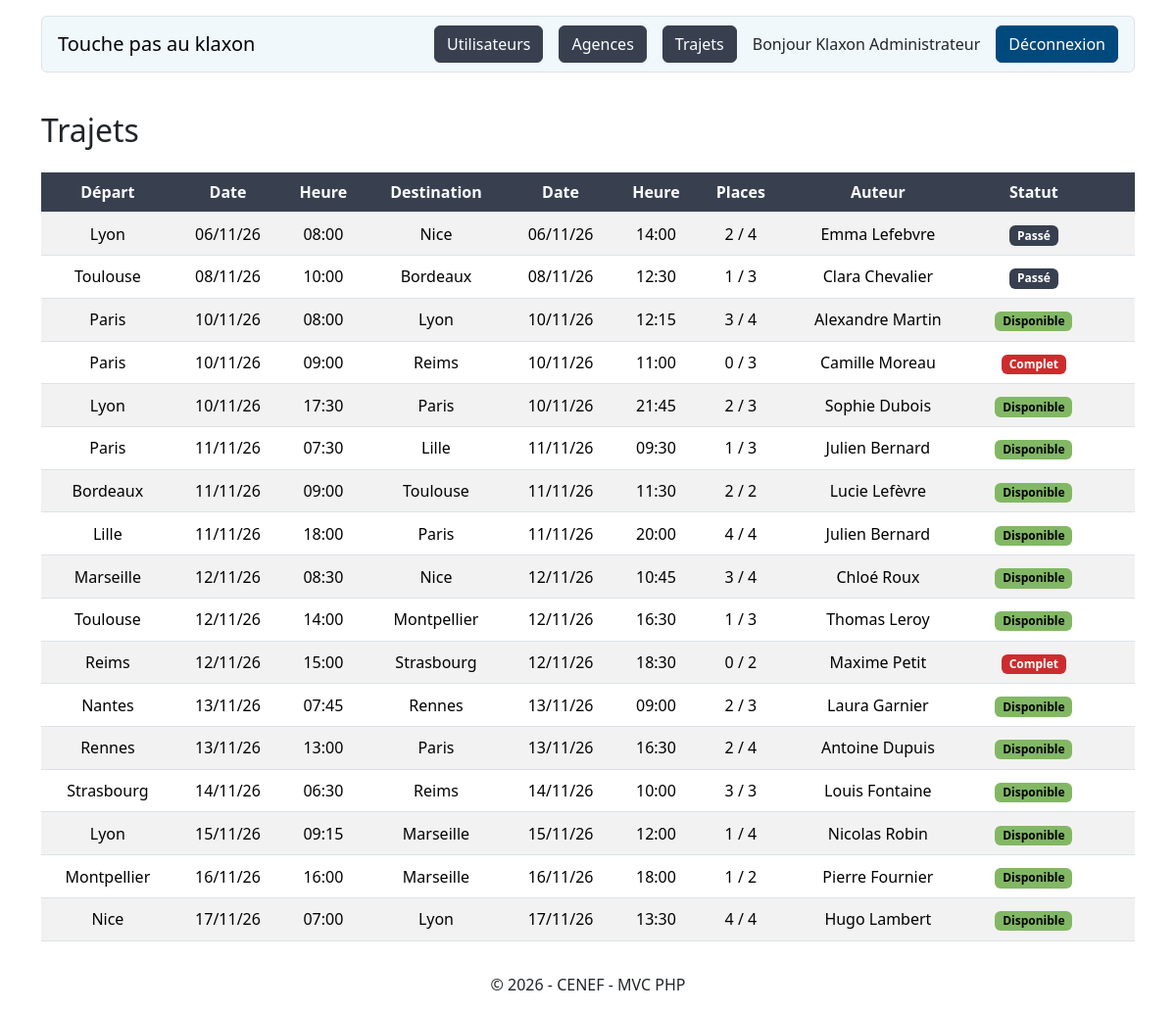
Screenshot of /admin/trajets (signed in) with the database file from the repository.
### tables this page shows
CREATE TABLE trajet (
    id_trajet         INT UNSIGNED NOT NULL AUTO_INCREMENT,
    id_agence_depart  INT UNSIGNED NOT NULL,
    id_agence_arrivee INT UNSIGNED NOT NULL,
    date_depart       DATETIME NOT NULL,
    date_arrivee      DATETIME NOT NULL,
    places_total      TINYINT UNSIGNED NOT NULL,
    places_dispo      TINYINT UNSIGNED NOT NULL,
    id_employe        INT UNSIGNED NOT NULL,
    PRIMARY KEY (id_trajet),
    CONSTRAINT fk_trajet_depart  FOREIGN KEY (id_agence_depart)  REFERENCES agence (id_agence),
    CONSTRAINT fk_trajet_arrivee FOREIGN KEY (id_agence_arrivee) REFERENCES agence (id_agence),
    CONSTRAINT fk_trajet_employe FOREIGN KEY (id_employe)        REFERENCES employe (id_employe),
    CONSTRAINT ck_trajet_agences CHECK (id_agence_depart <> id_agence_arrivee),
    CONSTRAINT ck_trajet_dates   CHECK (date_arrivee > date_depart),
    CONSTRAINT ck_trajet_places  CHECK (places_total >= 1 AND places_dispo <= places_total),
    INDEX idx_trajet_depart (date_depart)
);

CREATE TABLE agence (
    id_agence INT UNSIGNED NOT NULL AUTO_INCREMENT,
    nom       VARCHAR(100) NOT NULL,
    PRIMARY KEY (id_agence),
    CONSTRAINT uq_agence_nom UNIQUE (nom)
);

CREATE TABLE employe (
    id_employe INT UNSIGNED NOT NULL AUTO_INCREMENT,
    nom        VARCHAR(100) NOT NULL,
    prenom     VARCHAR(100) NOT NULL,
    telephone  VARCHAR(20)  NOT NULL,
    email      VARCHAR(150) NOT NULL,
    mot_de_passe VARCHAR(255) NOT NULL,
    role       ENUM('user', 'admin') NOT NULL DEFAULT 'user',
    PRIMARY KEY (id_employe),
    CONSTRAINT uq_employe_email UNIQUE (email)
);

### src/Core/Controller.php (called while the page is built, shortened)
<?php
abstract class Controller
{
    protected function render(string $view, array $data = []): void
    {
        View::render($view, $data);
    }
}

### src/Controllers/AdminController.php (called while the page is built, shortened)
<?php
final class AdminController extends Controller
{
    public function trajets(array $params = []): void
    {
        $this->render('admin/trajets', [
            'title'   => 'Trajets',
            'trajets' => (new TrajetRepository(Database::getConnection()))->findAll(),
        ]);
    }
}

### public/index.php (called while the page is built, shortened)
<?php
$router = new Router();
$router->dispatch($_SERVER['REQUEST_METHOD'], $_SERVER['REQUEST_URI']);

### src/Models/TrajetRepository.php (called while the page is built, shortened)
<?php
final class TrajetRepository
{
    public function findAll(): array
    {
        $stmt = $this->pdo->query(
            'SELECT t.id_trajet,
                    ad.nom AS agence_depart,
                    aa.nom AS agence_arrivee,
                    t.date_depart,
                    t.date_arrivee,
                    t.places_total,
                    t.places_dispo,
                    e.nom AS auteur_nom,
                    e.prenom AS auteur_prenom
             FROM trajet t
             INNER JOIN agence ad ON ad.id_agence = t.id_agence_depart
             INNER JOIN agence aa ON aa.id_agence = t.id_agence_arrivee
             INNER JOIN employe e ON e.id_employe = t.id_employe
             ORDER BY t.date_depart ASC'
        );
        $rows = $stmt === false ? [] : $stmt->fetchAll(PDO::FETCH_ASSOC);
        return $rows;
    }
}

### src/Views/admin/trajets.php (the view, shortened to what this page needs)
<?php
$now = date('Y-m-d H:i:s');
?>
<h1 class="h2 my-4">Trajets</h1>
<?php if ($trajets === []) : ?>
    <p class="alert alert-secondary">Aucun trajet en base.</p>
<?php else : ?>
    <table class="table table-striped table-klaxon text-center align-middle">
        <thead>
            <tr>
                <th>Départ</th>
                <th>Date</th>
                <th>Heure</th>
                <th>Destination</th>
                <th>Date</th>
                <th>Heure</th>
                <th>Places</th>
                <th>Auteur</th>
                <th>Statut</th>
                <th></th>
            </tr>
        </thead>
        <tbody>
            <?php foreach ($trajets as $trajet) : ?>
                <tr>
                    <td><?= View::e($trajet['agence_depart']) ?></td>
                    <td><?= View::date((string) $trajet['date_depart']) ?></td>
                    <td><?= View::time((string) $trajet['date_depart']) ?></td>
                    <td><?= View::e($trajet['agence_arrivee']) ?></td>
                    <td><?= View::date((string) $trajet['date_arrivee']) ?></td>
                    <td><?= View::time((string) $trajet['date_arrivee']) ?></td>
                    <td><?= View::e($trajet['places_dispo']) ?> / <?= View::e($trajet['places_total']) ?></td>
                    <td><?= View::e($trajet['auteur_prenom'] . ' ' . $trajet['auteur_nom']) ?></td>
                    <td>
                        <?php if ((string) $trajet['date_depart'] <= $now) : ?>
                            <span class="badge text-bg-secondary">Passé</span>
                        <?php elseif ((int) $trajet['places_dispo'] === 0) : ?>
                            <span class="badge text-bg-danger">Complet</span>
                        <?php else : ?>
                            <span class="badge text-bg-success">Disponible</span>
                        <?php endif; ?>
                    </td>
                    <td>
                        <form method="post" action="/admin/trajets/<?= View::e($trajet['id_trajet']) ?>/delete"
                              class="d-inline" data-confirm="Supprimer ce trajet ?">
                            <button type="submit" class="btn btn-link p-0 text-dark" title="Supprimer">
                                <i class="bi bi-trash"></i>
                            </button>
                        </form>
                    </td>
                </tr>
            <?php endforeach; ?>
        </tbody>
    </table>
<?php endif; ?>

### src/Core/Router.php (shortened to what this page needs)
<?php
final class Router
{
    private array $routes = [];
    public function dispatch(string $method, string $uri): void
    {
        $path = parse_url($uri, PHP_URL_PATH);
        $path = is_string($path) ? '/' . trim($path, '/') : '/';
        foreach ($this->routes as $route) {
            if ($route['method'] !== $method) {
                continue;
            }
            if (preg_match($route['pattern'], $path, $matches) !== 1) {
                continue;
            }
            $params = array_filter($matches, 'is_string', ARRAY_FILTER_USE_KEY);
            [$class, $action] = $route['handler'];
            $controller = new $class();
            $controller->$action($params);
            return;
        }
    }
    private function add(string $method, string $path, array $handler): void
    {
        $pattern = '#^' . (string) preg_replace('#\{(\w+)\}#', '(?P<$1>[^/]+)', $path) . '$#';
        $this->routes[] = [
            'method'  => $method,
            'pattern' => $pattern,
            'handler' => $handler,
        ];
    }
}

### rows the page displays
trajet: id_agence_depart.nom "Lyon", date_depart "06/11/26", date_depart "08:00", id_agence_arrivee.nom "Nice", date_arrivee "06/11/26", date_arrivee "14:00", places_dispo "2", places_total "4", id_employe.nom "Emma Lefebvre", shows "Passé"
trajet: id_agence_depart.nom "Toulouse", date_depart "08/11/26", date_depart "10:00", id_agence_arrivee.nom "Bordeaux", date_arrivee "08/11/26", date_arrivee "12:30", places_dispo "1", places_total "3", id_employe.nom "Clara Chevalier", shows "Passé"
trajet: id_agence_depart.nom "Paris", date_depart "10/11/26", date_depart "08:00", id_agence_arrivee.nom "Lyon", date_arrivee "10/11/26", date_arrivee "12:15", places_dispo "3", places_total "4", id_employe.nom "Alexandre Martin", shows "Disponible"
trajet: id_agence_depart.nom "Paris", date_depart "10/11/26", date_depart "09:00", id_agence_arrivee.nom "Reims", date_arrivee "10/11/26", date_arrivee "11:00", places_dispo "0", places_total "3", id_employe.nom "Camille Moreau", shows "Complet"
trajet: id_agence_depart.nom "Lyon", date_depart "10/11/26", date_depart "17:30", id_agence_arrivee.nom "Paris", date_arrivee "10/11/26", date_arrivee "21:45", places_dispo "2", places_total "3", id_employe.nom "Sophie Dubois", shows "Disponible"
trajet: id_agence_depart.nom "Paris", date_depart "11/11/26", date_depart "07:30", id_agence_arrivee.nom "Lille", date_arrivee "11/11/26", date_arrivee "09:30", places_dispo "1", places_total "3", id_employe.nom "Julien Bernard", shows "Disponible"
trajet: id_agence_depart.nom "Bordeaux", date_depart "11/11/26", date_depart "09:00", id_agence_arrivee.nom "Toulouse", date_arrivee "11/11/26", date_arrivee "11:30", places_dispo "2", places_total "2", id_employe.nom "Lucie Lefèvre", shows "Disponible"
trajet: id_agence_depart.nom "Lille", date_depart "11/11/26", date_depart "18:00", id_agence_arrivee.nom "Paris", date_arrivee "11/11/26", date_arrivee "20:00", places_dispo "4", places_total "4", id_employe.nom "Julien Bernard", shows "Disponible"
trajet: id_agence_depart.nom "Marseille", date_depart "12/11/26", date_depart "08:30", id_agence_arrivee.nom "Nice", date_arrivee "12/11/26", date_arrivee "10:45", places_dispo "3", places_total "4", id_employe.nom "Chloé Roux", shows "Disponible"
trajet: id_agence_depart.nom "Toulouse", date_depart "12/11/26", date_depart "14:00", id_agence_arrivee.nom "Montpellier", date_arrivee "12/11/26", date_arrivee "16:30", places_dispo "1", places_total "3", id_employe.nom "Thomas Leroy", shows "Disponible"
trajet: id_agence_depart.nom "Reims", date_depart "12/11/26", date_depart "15:00", id_agence_arrivee.nom "Strasbourg", date_arrivee "12/11/26", date_arrivee "18:30", places_dispo "0", places_total "2", id_employe.nom "Maxime Petit", shows "Complet"
trajet: id_agence_depart.nom "Nantes", date_depart "13/11/26", date_depart "07:45", id_agence_arrivee.nom "Rennes", date_arrivee "13/11/26", date_arrivee "09:00", places_dispo "2", places_total "3", id_employe.nom "Laura Garnier", shows "Disponible"
trajet: id_agence_depart.nom "Rennes", date_depart "13/11/26", date_depart "13:00", id_agence_arrivee.nom "Paris", date_arrivee "13/11/26", date_arrivee "16:30", places_dispo "2", places_total "4", id_employe.nom "Antoine Dupuis", shows "Disponible"
trajet: id_agence_depart.nom "Strasbourg", date_depart "14/11/26", date_depart "06:30", id_agence_arrivee.nom "Reims", date_arrivee "14/11/26", date_arrivee "10:00", places_dispo "3", places_total "3", id_employe.nom "Louis Fontaine", shows "Disponible"
trajet: id_agence_depart.nom "Lyon", date_depart "15/11/26", date_depart "09:15", id_agence_arrivee.nom "Marseille", date_arrivee "15/11/26", date_arrivee "12:00", places_dispo "1", places_total "4", id_employe.nom "Nicolas Robin", shows "Disponible"
trajet: id_agence_depart.nom "Montpellier", date_depart "16/11/26", date_depart "16:00", id_agence_arrivee.nom "Marseille", date_arrivee "16/11/26", date_arrivee "18:00", places_dispo "1", places_total "2", id_employe.nom "Pierre Fournier", shows "Disponible"
trajet: id_agence_depart.nom "Nice", date_depart "17/11/26", date_depart "07:00", id_agence_arrivee.nom "Lyon", date_arrivee "17/11/26", date_arrivee "13:30", places_dispo "4", places_total "4", id_employe.nom "Hugo Lambert", shows "Disponible"
